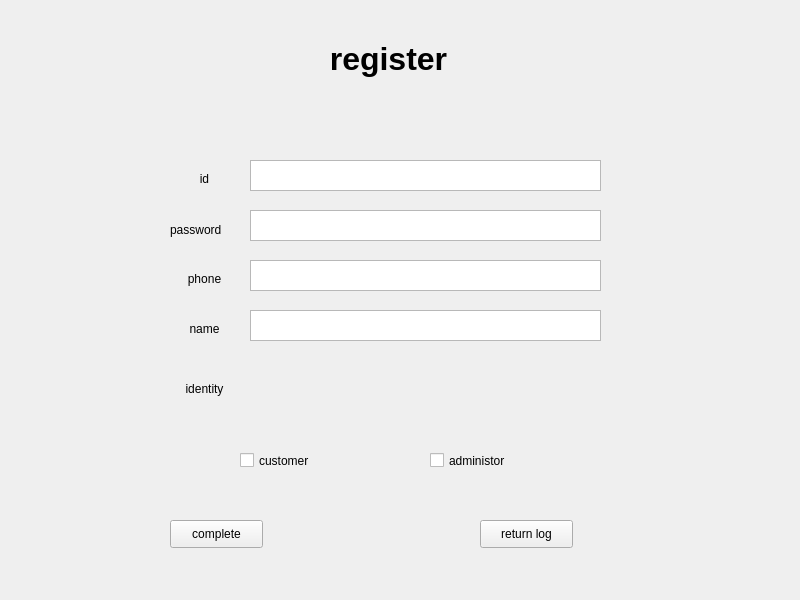
<?xml version="1.0" encoding="UTF-8"?>
<ui version="4.0">
 <class>register</class>
 <widget class="QWidget" name="register">
  <property name="geometry">
   <rect>
    <x>0</x>
    <y>0</y>
    <width>800</width>
    <height>600</height>
   </rect>
  </property>
  <property name="windowTitle">
   <string>Form</string>
  </property>
  <widget class="QLabel" name="label">
   <property name="geometry">
    <rect>
     <x>58</x>
     <y>29</y>
     <width>661</width>
     <height>61</height>
    </rect>
   </property>
   <property name="text">
    <string>&lt;html&gt;&lt;head/&gt;&lt;body&gt;&lt;p align=&quot;center&quot;&gt;&lt;span style=&quot; font-size:24pt; font-weight:700;&quot;&gt;register&lt;/span&gt;&lt;/p&gt;&lt;/body&gt;&lt;/html&gt;</string>
   </property>
  </widget>
  <widget class="QLabel" name="label_2">
   <property name="geometry">
    <rect>
     <x>170</x>
     <y>220</y>
     <width>69</width>
     <height>19</height>
    </rect>
   </property>
   <property name="text">
    <string>password</string>
   </property>
  </widget>
  <widget class="QLabel" name="label_3">
   <property name="geometry">
    <rect>
     <x>170</x>
     <y>170</y>
     <width>69</width>
     <height>19</height>
    </rect>
   </property>
   <property name="text">
    <string>&lt;html&gt;&lt;head/&gt;&lt;body&gt;&lt;p align=&quot;center&quot;&gt;id&lt;/p&gt;&lt;/body&gt;&lt;/html&gt;</string>
   </property>
  </widget>
  <widget class="QLabel" name="label_4">
   <property name="geometry">
    <rect>
     <x>170</x>
     <y>270</y>
     <width>69</width>
     <height>19</height>
    </rect>
   </property>
   <property name="text">
    <string>&lt;html&gt;&lt;head/&gt;&lt;body&gt;&lt;p align=&quot;center&quot;&gt;phone&lt;/p&gt;&lt;/body&gt;&lt;/html&gt;</string>
   </property>
  </widget>
  <widget class="QLabel" name="label_5">
   <property name="geometry">
    <rect>
     <x>170</x>
     <y>320</y>
     <width>69</width>
     <height>19</height>
    </rect>
   </property>
   <property name="text">
    <string>&lt;html&gt;&lt;head/&gt;&lt;body&gt;&lt;p align=&quot;center&quot;&gt;name&lt;/p&gt;&lt;/body&gt;&lt;/html&gt;</string>
   </property>
  </widget>
  <widget class="QLabel" name="label_6">
   <property name="geometry">
    <rect>
     <x>170</x>
     <y>380</y>
     <width>69</width>
     <height>19</height>
    </rect>
   </property>
   <property name="text">
    <string>&lt;html&gt;&lt;head/&gt;&lt;body&gt;&lt;p align=&quot;center&quot;&gt;identity&lt;/p&gt;&lt;/body&gt;&lt;/html&gt;</string>
   </property>
  </widget>
  <widget class="QPushButton" name="complete">
   <property name="geometry">
    <rect>
     <x>170</x>
     <y>520</y>
     <width>93</width>
     <height>28</height>
    </rect>
   </property>
   <property name="text">
    <string>complete</string>
   </property>
  </widget>
  <widget class="QPushButton" name="pushButton_2">
   <property name="geometry">
    <rect>
     <x>480</x>
     <y>520</y>
     <width>93</width>
     <height>28</height>
    </rect>
   </property>
   <property name="text">
    <string>return log</string>
   </property>
  </widget>
  <widget class="QCheckBox" name="checkBox">
   <property name="geometry">
    <rect>
     <x>240</x>
     <y>440</y>
     <width>98</width>
     <height>41</height>
    </rect>
   </property>
   <property name="text">
    <string>customer</string>
   </property>
  </widget>
  <widget class="QCheckBox" name="checkBox_2">
   <property name="geometry">
    <rect>
     <x>430</x>
     <y>440</y>
     <width>131</width>
     <height>41</height>
    </rect>
   </property>
   <property name="text">
    <string>administor</string>
   </property>
  </widget>
  <widget class="QTextEdit" name="textEdit">
   <property name="geometry">
    <rect>
     <x>250</x>
     <y>160</y>
     <width>351</width>
     <height>31</height>
    </rect>
   </property>
  </widget>
  <widget class="QTextEdit" name="textEdit_2">
   <property name="geometry">
    <rect>
     <x>250</x>
     <y>210</y>
     <width>351</width>
     <height>31</height>
    </rect>
   </property>
  </widget>
  <widget class="QTextEdit" name="textEdit_3">
   <property name="geometry">
    <rect>
     <x>250</x>
     <y>260</y>
     <width>351</width>
     <height>31</height>
    </rect>
   </property>
  </widget>
  <widget class="QTextEdit" name="textEdit_4">
   <property name="geometry">
    <rect>
     <x>250</x>
     <y>310</y>
     <width>351</width>
     <height>31</height>
    </rect>
   </property>
  </widget>
 </widget>
 <resources/>
 <connections/>
</ui>
